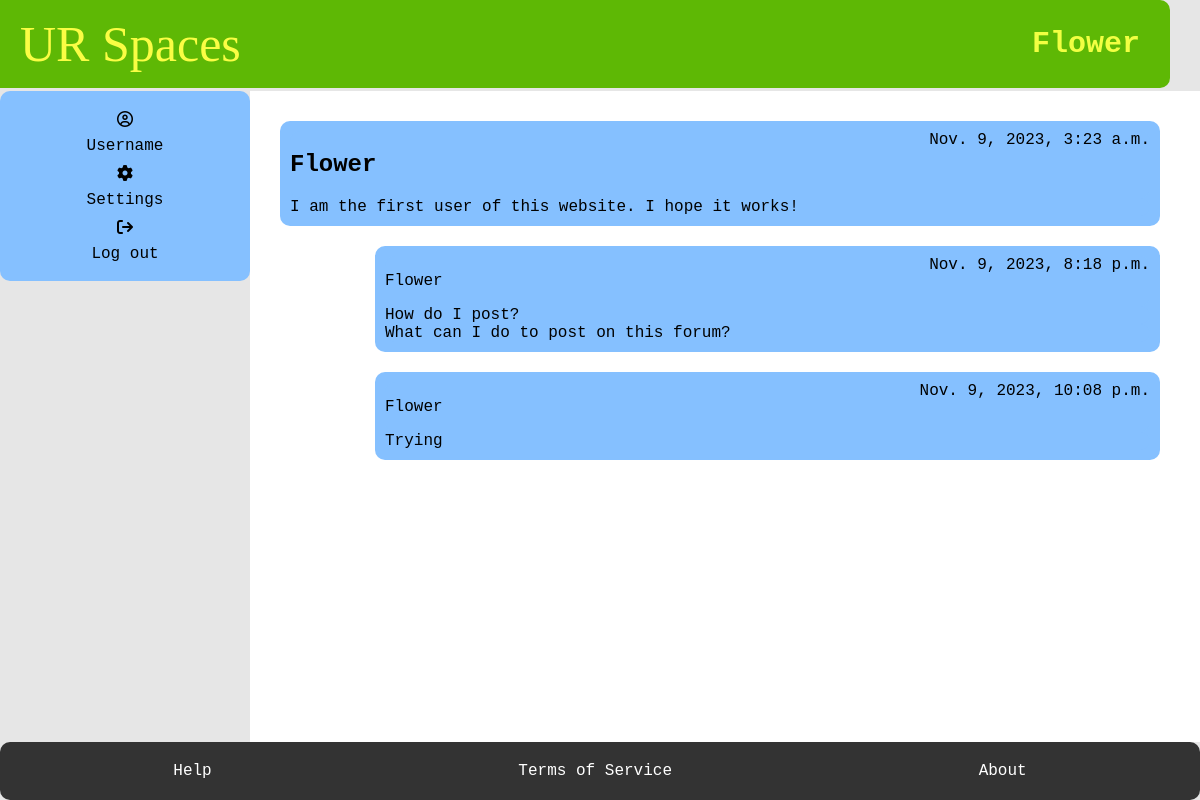
Page /profile/ (signed in) on the earlier database version.
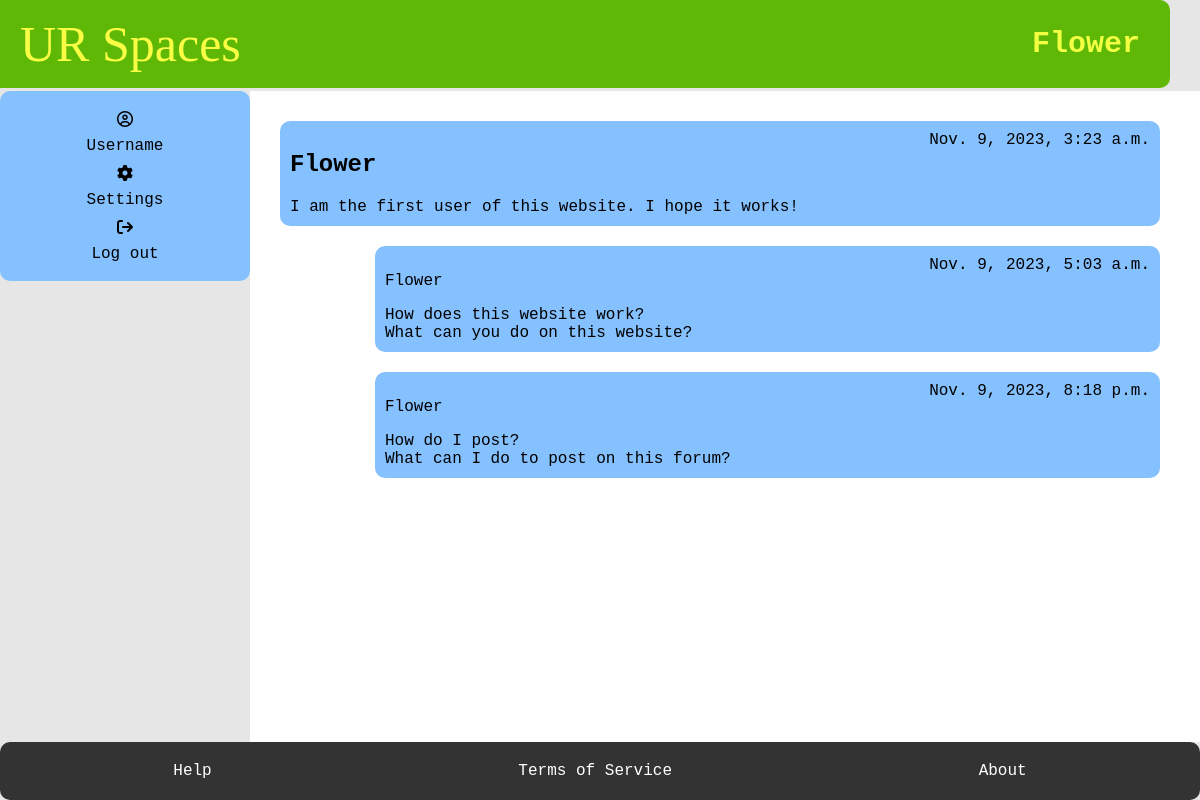
Same page on the later database version.
### myapp/models.py (models this page shows, shortened)
class Posts(models.Model):
    User_ID = models.ForeignKey(Student, on_delete=models.CASCADE)
    SubForum_ID = models.ForeignKey(SubForum, default= 1, on_delete=models.CASCADE)
    post_name = models.TextField(max_length=400)
    contents = models.TextField()
    count_likes = models.IntegerField(default=0, blank=True, )
    locked = models.BooleanField(default=False)
    pin = models.BooleanField(default=False)
    reported = models.BooleanField(default=False)
    post_date = models.DateTimeField(auto_now_add=True)
    slug = models.SlugField(max_length=400, unique=True, blank=True)
    def get_url(self):
        return reverse("posts", kwargs={
            "slug":self.slug
        })

class Student(models.Model):
    User_ID = models.ForeignKey(User, on_delete=models.CASCADE)
    bio = models.TextField(default="Please add bio in settings", blank=True)
    banned = models.BooleanField(default=False)
    avatar =ResizedImageField(size=[50, 80], quality=100, upload_to="authors", default=None, null=True, blank=True)
    reported = models.BooleanField(default=False)
    slug = models.SlugField(max_length=400, unique=True, blank=True)

### myapp/views.py (the view)
# urls.py: path("profile/", profile, name="profile"),
@login_required
def profile(request):
    user = request.user
    currentUser = User.objects.get(username = user)
    try:
        student = Student.objects.get(User_ID = currentUser)
        posts = Posts.objects.filter(User_ID = student)
    except:
        student = None
        posts = None
    try:
        moderator = Moderator.objects.get(User_ID = currentUser)
    except:
        moderator = None
    context = {
        "student": student,
        "moderator" : moderator,
        "posts": posts
    }
    return render(request, "profile.html", context)

### myapp/templates/profile.html
{% extends 'base.html' %}
    {% block title %}
      <h1>{{user.username}}</h1>
    {% endblock %}
    {% block content %}
    <main>
    {% if student is not None %}
        <section class="box">
            <div class="forum-item">
                <h1> {{user.username}} </h1>
                <span> {{user.date_joined}}</span>
            </div>
            <div class="forum-item">
              <span> {{student.bio}}</span>
            </div>
          </section>
          {% for field in posts %}
            <section class="sub-box">
                <div class="forum-item">
                    <p> {{field.User_ID.User_ID.username}}</p>
                    <span> {{field.post_date}} </span>
                </div>
                <div class="forum-item">
                  <a href="{{field.get_url}}"> {{field.post_name}}  </a>
                  </div>
                <div class="forum-item">
                  <span> {{field.contents}}</span>
                </div>
            </section>
            {% endfor %}
            {%else%}
              <div class="forum-item">
                <p > This is a moderator profile. You have the ability to ban users, pin posts,
                  lock posts, and delete unwanted content</p>
              </div>
            {%endif%}
    </main>
    {% endblock %}

Differences in the rows shown:
removed Posts: User_ID.User_ID.username "Flower", post_date "Nov. 9, 2023, 10:08 p.m.", post_name "Trying"
now on this page (row edited): Posts: User_ID.User_ID.username "Flower", post_date "Nov. 9, 2023, 5:03 a.m.", post_name "How does this website work?", contents "What can you do on this website?"
